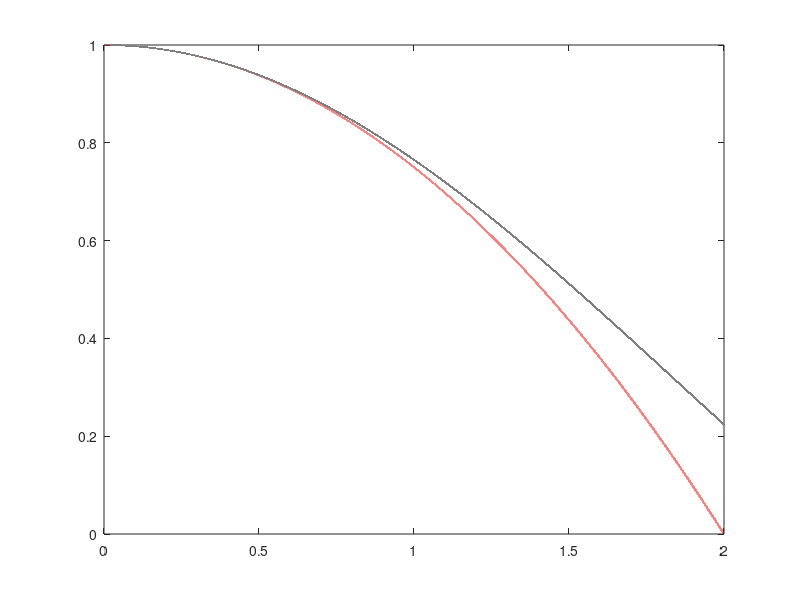

Write MATLAB code to recreate this figure. (Note: this script raises an error after producing the figure.)
%  Plot two approximations involving the the zeroth order
%  Bessel function

figure(1)
x = 0:1e-5:2;
y1 = besselj(0,x);
y2 = 1 - x.^2/4;
plot(x,y1,'k','linewidth',1.5)
hold on
plot(x,y2,'r','linewidth',1.5)
legend('J_0(x)','1-x^2/4','location','SW')
text(1.8,0.9,'(A)','fontsize',20)
xlabel('x','fontsize',14)
%ylabel('J_0','fontsize',14)
hold off
box off

figure(2)
u = 1e-5:1e-5:1;
for m=1:40,

    phi(m) = (9+m)/10;
    fc(m) = trapz(u,(1-besselj(0,phi(m)*u))./(u.^2));
    est(m) = phi(m) - 1;
   
end
plot(phi,fc,'k','linewidth',1.5)
hold on
plot(phi,est,'r','linewidth',1.5)
legend('F(\phi)','\phi-1','location','SE')
text(1.1,3.5,'(B)','fontsize',20)
xlabel('\phi','fontsize',14)
hold off
box off
